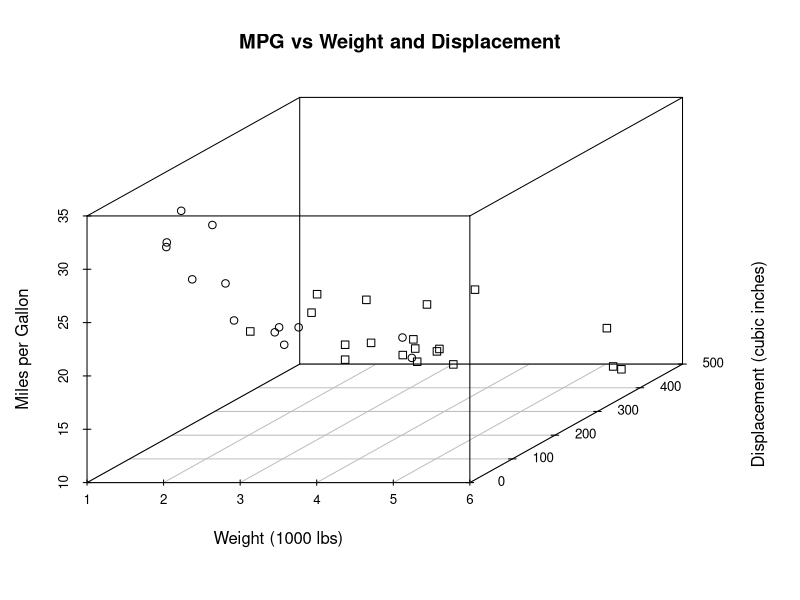
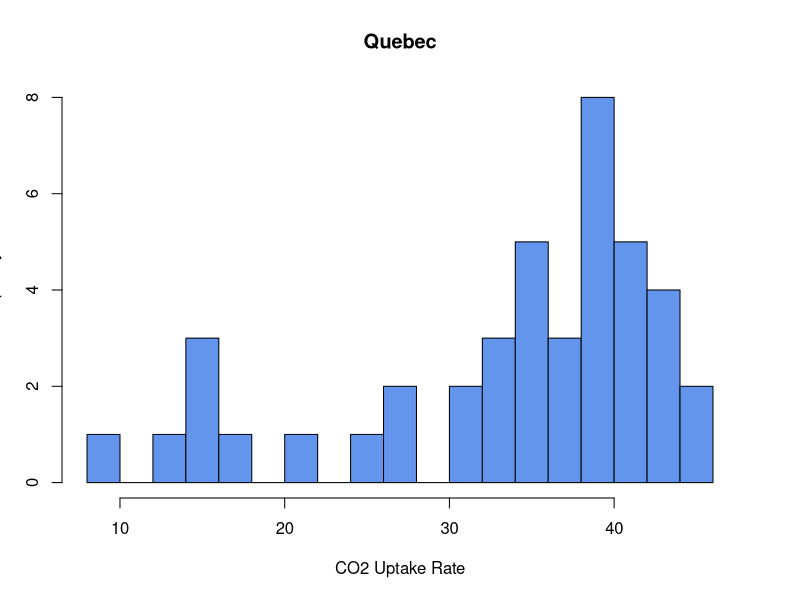
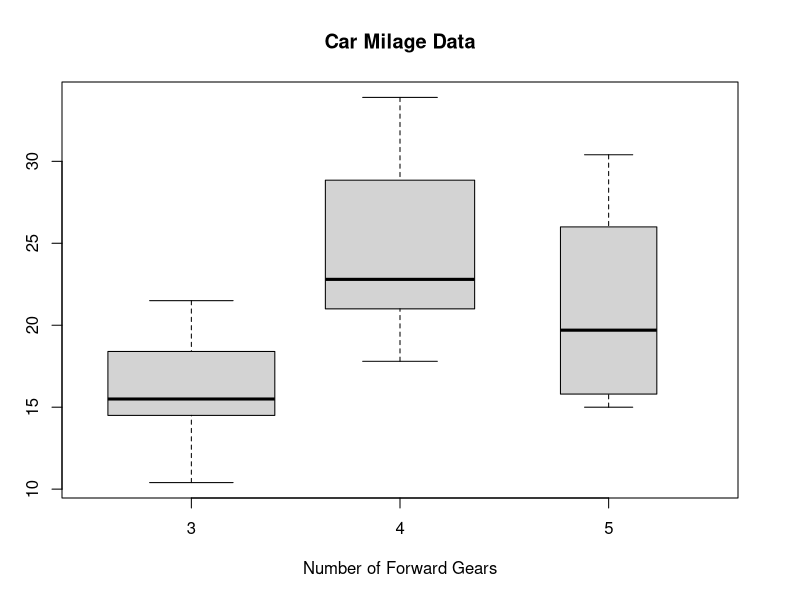

These figures' R source, in order:
#UCLA Extension
#Introduction to Data Science COM SCI X 450.1 Instructor: Daniel D. Gutierrez

#HOMEWORK 2
#YUN-CHIEH CHEN

# Question 1

library(sqldf)
data(CO2)

sqldf("SELECT Type, AVG(uptake) AS avg_uptake
       FROM CO2
       GROUP BY Type;")
#          Type avg_uptake
# 1 Mississippi   20.88333
# 2      Quebec   33.54286


# Question 2

Died.At <- c(22,40,72,41) 
Writer.At <- c(16, 18, 36, 36)
First.Name <- c("John", "Edgar", "Walt", "Jane")
Second.Name <- c("Doe", "Poe", "Whitman", "Austen")
Sex <- c("MALE", "MALE", "MALE", "FEMALE")
Date.Of.Death <- c("2015-05-10", "1849-10-07", "1892-03-26", "1817-07-18")

# build data frame
df <- data.frame(Died.At, Writer.At, First.Name, Second.Name, Sex, Date.Of.Death)
df
#   Died.At Writer.At First.Name Second.Name    Sex Date.Of.Death
# 1      22        16       John         Doe   MALE    2015-05-10
# 2      40        18      Edgar         Poe   MALE    1849-10-07
# 3      72        36       Walt     Whitman   MALE    1892-03-26
# 4      41        36       Jane      Austen FEMALE    1817-07-18

# turn sex into a factor
df$Sex <- as.factor(df$Sex)
class(df$Sex)
# [1] "factor"

# 3
names(df) <- c("age_at_death", "age_as_writer", "first_name", 
               "surname", "gender", "date_died")
names(df)
# [1] "age_at_death"  "age_as_writer" "first_name"    "surname"      
# [5] "gender"        "date_died"

# 4
df$date_died <- as.Date(df$date_died)

john_death_date <- df$date_died[1]
john_age <- df$age_at_death[1]

death_year  <- as.numeric(format(john_death_date, "%Y"))
birth_year  <- death_year - john_age

month_day <- format(john_death_date, "%m-%d")

birth_date_string <- paste(birth_year, month_day, sep="-")
birth_date <- as.Date(birth_date_string)
birth_date
# [1] "1993-05-10"


# Question 3

library(reshape2)

product <- c("A", "B")
height  <- c(10,20)
width   <- c(5,10)
weight  <- c(2,NA)

observations_wide <- data.frame(product, height, width, weight)
observations_wide
#   product height width weight
# 1       A     10     5      2
# 2       B     20    10     NA

observations_long <- melt(data = observations_wide, id.vars = "product")

# remove NA
observations_long <- observations_long[!is.na(observations_long$value), ]

# order
observations_long <- observations_long[order(observations_long$product), ]
observations_long

#   product variable value
# 1       A   height    10
# 3       A    width     5
# 5       A   weight     2
# 2       B   height    20
# 4       B    width    10


# Question 4

mpg_by_cyl <- split(mtcars$mpg, mtcars$cyl)
result <- sapply(mpg_by_cyl, mean)
result
#        4        6        8 
# 26.66364 19.74286 15.10000 


# Question 5

hp_by_cyl <- split(mtcars$hp, mtcars$cyl)
hp_means <- sapply(hp_by_cyl, mean)
hp_means
#         4         6         8 
#  82.63636 122.28571 209.21429 

diff <- abs(hp_means["4"] - hp_means["8"])
diff
#        4 
# 126.5779 


# Question 6

mean(airquality$Temp[airquality$Month == 6])
# [1] 79.1


# Question 7

library(dplyr)
mtcars %>%
  group_by(am) %>%
  summarize(mean_mpg = mean(mpg)) %>%
  arrange(mean_mpg)

# # A tibble: 2 x 2
#      am mean_mpg
#   <dbl>    <dbl>
# 1     0     17.1
# 2     1     24.4


# Question 8

library(scatterplot3d)
scatterplot3d(x = mtcars$wt, 
              y = mtcars$disp, 
              z = mtcars$mpg,
              main = "MPG vs Weight and Displacement",
              xlab = "Weight (1000 lbs)",
              ylab = "Displacement (cubic inches)",
              zlab = "Miles per Gallon",
              pch = mtcars$am)


# Question 9

quebec_data <- subset(CO2, Type == "Quebec")
quebec_hist <- hist(x = quebec_data$uptake,
                    breaks = 20,
                    col = "cornflowerblue",
                    main = "Quebec",
                    xlab = "CO2 Uptake Rate",
                    ylab = "Frequency")

quebec_hist$breaks

#  [1]  8 10 12 14 16 18 20 22 24 26 28 30 32 34 36 38 40 42 44 46
quebec_hist$counts

#  [1] 1 0 1 3 1 0 1 0 1 2 0 2 3 5 3 8 5 4 2

# Question 10

boxplot(mpg ~ gear, 
        data = mtcars,
        main = "Car Milage Data",
        xlab = "Number of Forward Gears",
        ylab = "Miles Per Gallon",
        varwidth = TRUE)
